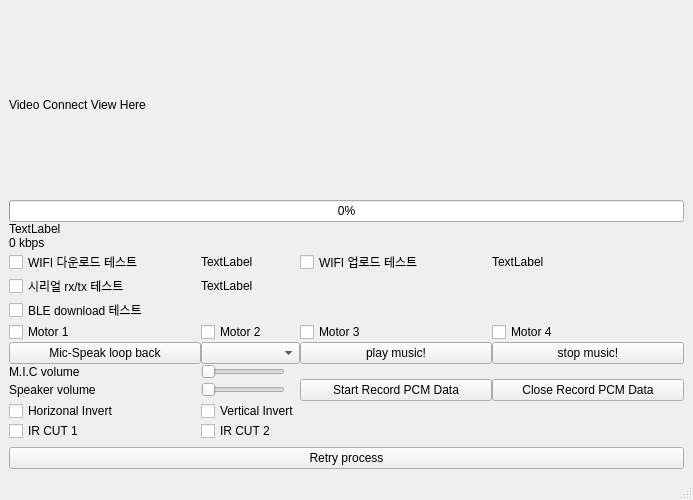
<?xml version="1.0" encoding="UTF-8"?>
<ui version="4.0">
 <class>MdiChild</class>
 <widget class="QMainWindow" name="MdiChild">
  <property name="geometry">
   <rect>
    <x>0</x>
    <y>0</y>
    <width>693</width>
    <height>500</height>
   </rect>
  </property>
  <property name="windowTitle">
   <string>MainWindow</string>
  </property>
  <widget class="QWidget" name="centralwidget">
   <layout class="QVBoxLayout" name="verticalLayout_2">
    <item>
     <layout class="QVBoxLayout" name="verticalLayout">
      <property name="spacing">
       <number>0</number>
      </property>
      <property name="sizeConstraint">
       <enum>QLayout::SetMaximumSize</enum>
      </property>
      <item>
       <layout class="QHBoxLayout" name="horizontalLayout">
        <item>
         <widget class="QLabel" name="label">
          <property name="sizePolicy">
           <sizepolicy hsizetype="Expanding" vsizetype="Expanding">
            <horstretch>0</horstretch>
            <verstretch>0</verstretch>
           </sizepolicy>
          </property>
          <property name="maximumSize">
           <size>
            <width>640</width>
            <height>360</height>
           </size>
          </property>
          <property name="lineWidth">
           <number>1</number>
          </property>
          <property name="text">
           <string>Video Connect View Here</string>
          </property>
          <property name="scaledContents">
           <bool>true</bool>
          </property>
         </widget>
        </item>
        <item>
         <widget class="QCustomPlot" name="soundPlotChart" native="true">
          <property name="maximumSize">
           <size>
            <width>480</width>
            <height>320</height>
           </size>
          </property>
         </widget>
        </item>
        <item>
         <widget class="QCustomPlot" name="soundPlotChart2" native="true">
          <property name="maximumSize">
           <size>
            <width>480</width>
            <height>320</height>
           </size>
          </property>
         </widget>
        </item>
       </layout>
      </item>
      <item>
       <widget class="QProgressBar" name="progressBar">
        <property name="maximum">
         <number>65535</number>
        </property>
        <property name="value">
         <number>24</number>
        </property>
       </widget>
      </item>
      <item>
       <widget class="QLabel" name="statusLabel">
        <property name="text">
         <string>TextLabel</string>
        </property>
       </widget>
      </item>
      <item>
       <layout class="QGridLayout" name="gridLayout" rowstretch="0,0,0,0,0,0,0,0,0,0" columnstretch="0,0,0,0" rowminimumheight="0,0,0,0,0,0,0,0,0,0">
        <item row="1" column="0">
         <widget class="QCheckBox" name="chkboxDownloadTest">
          <property name="enabled">
           <bool>true</bool>
          </property>
          <property name="text">
           <string>WIFI 다운로드 테스트</string>
          </property>
         </widget>
        </item>
        <item row="7" column="1">
         <widget class="QSlider" name="speakerSlider">
          <property name="sizePolicy">
           <sizepolicy hsizetype="Fixed" vsizetype="Fixed">
            <horstretch>0</horstretch>
            <verstretch>0</verstretch>
           </sizepolicy>
          </property>
          <property name="minimum">
           <number>-100</number>
          </property>
          <property name="maximum">
           <number>100</number>
          </property>
          <property name="value">
           <number>-100</number>
          </property>
          <property name="orientation">
           <enum>Qt::Horizontal</enum>
          </property>
         </widget>
        </item>
        <item row="9" column="1">
         <widget class="QCheckBox" name="chkIrCut2">
          <property name="text">
           <string>IR CUT 2</string>
          </property>
         </widget>
        </item>
        <item row="1" column="1">
         <widget class="QLabel" name="downloadBandwidth">
          <property name="text">
           <string>TextLabel</string>
          </property>
         </widget>
        </item>
        <item row="5" column="3">
         <widget class="QPushButton" name="stopPcm">
          <property name="text">
           <string>stop music!</string>
          </property>
         </widget>
        </item>
        <item row="1" column="2">
         <widget class="QCheckBox" name="chkboxUploadTest">
          <property name="text">
           <string>WIFI 업로드 테스트</string>
          </property>
         </widget>
        </item>
        <item row="9" column="0">
         <widget class="QCheckBox" name="chkIrCut1">
          <property name="text">
           <string>IR CUT 1</string>
          </property>
         </widget>
        </item>
        <item row="8" column="1">
         <widget class="QCheckBox" name="chkVerticalInvert">
          <property name="text">
           <string>Vertical Invert</string>
          </property>
         </widget>
        </item>
        <item row="6" column="1">
         <widget class="QSlider" name="micSlider">
          <property name="sizePolicy">
           <sizepolicy hsizetype="Fixed" vsizetype="Fixed">
            <horstretch>0</horstretch>
            <verstretch>0</verstretch>
           </sizepolicy>
          </property>
          <property name="maximum">
           <number>45</number>
          </property>
          <property name="value">
           <number>0</number>
          </property>
          <property name="orientation">
           <enum>Qt::Horizontal</enum>
          </property>
         </widget>
        </item>
        <item row="0" column="0" colspan="4">
         <widget class="QLabel" name="recvBandwidth">
          <property name="sizePolicy">
           <sizepolicy hsizetype="Preferred" vsizetype="Preferred">
            <horstretch>4</horstretch>
            <verstretch>0</verstretch>
           </sizepolicy>
          </property>
          <property name="text">
           <string>0 kbps</string>
          </property>
         </widget>
        </item>
        <item row="8" column="0">
         <widget class="QCheckBox" name="chkHorizonalInvert">
          <property name="text">
           <string>Horizonal Invert</string>
          </property>
         </widget>
        </item>
        <item row="5" column="2">
         <widget class="QPushButton" name="playPcm">
          <property name="text">
           <string>play music!</string>
          </property>
         </widget>
        </item>
        <item row="2" column="0">
         <widget class="QCheckBox" name="chkboxSerialTest">
          <property name="text">
           <string>시리얼 rx/tx 테스트</string>
          </property>
         </widget>
        </item>
        <item row="3" column="0">
         <widget class="QCheckBox" name="checkBox_4">
          <property name="text">
           <string>BLE download 테스트</string>
          </property>
         </widget>
        </item>
        <item row="5" column="0">
         <widget class="QPushButton" name="pushButton">
          <property name="text">
           <string>Mic-Speak loop back</string>
          </property>
         </widget>
        </item>
        <item row="2" column="1">
         <widget class="QLabel" name="serialDownloadBps">
          <property name="text">
           <string>TextLabel</string>
          </property>
         </widget>
        </item>
        <item row="7" column="0">
         <widget class="QLabel" name="speakerVolume">
          <property name="text">
           <string>Speaker volume</string>
          </property>
         </widget>
        </item>
        <item row="1" column="3">
         <widget class="QLabel" name="uploadBandwidth">
          <property name="text">
           <string>TextLabel</string>
          </property>
         </widget>
        </item>
        <item row="6" column="0">
         <widget class="QLabel" name="micVolume">
          <property name="text">
           <string>M.I.C volume</string>
          </property>
         </widget>
        </item>
        <item row="4" column="0">
         <widget class="QCheckBox" name="motor1">
          <property name="text">
           <string>Motor 1</string>
          </property>
         </widget>
        </item>
        <item row="4" column="1">
         <widget class="QCheckBox" name="motor2">
          <property name="text">
           <string>Motor 2</string>
          </property>
         </widget>
        </item>
        <item row="4" column="2">
         <widget class="QCheckBox" name="motor3">
          <property name="text">
           <string>Motor 3</string>
          </property>
         </widget>
        </item>
        <item row="4" column="3">
         <widget class="QCheckBox" name="motor4">
          <property name="text">
           <string>Motor 4</string>
          </property>
         </widget>
        </item>
        <item row="7" column="2">
         <widget class="QPushButton" name="startRecordButton">
          <property name="text">
           <string>Start Record PCM Data</string>
          </property>
         </widget>
        </item>
        <item row="7" column="3">
         <widget class="QPushButton" name="closeRecordButton">
          <property name="text">
           <string>Close Record PCM Data</string>
          </property>
         </widget>
        </item>
        <item row="5" column="1">
         <widget class="QComboBox" name="comboBoxPlayList"/>
        </item>
       </layout>
      </item>
     </layout>
    </item>
    <item>
     <widget class="QPushButton" name="retryButton">
      <property name="text">
       <string>Retry process</string>
      </property>
     </widget>
    </item>
   </layout>
  </widget>
  <widget class="QMenuBar" name="menubar">
   <property name="geometry">
    <rect>
     <x>0</x>
     <y>0</y>
     <width>693</width>
     <height>21</height>
    </rect>
   </property>
  </widget>
  <widget class="QStatusBar" name="statusbar"/>
 </widget>
 <customwidgets>
  <customwidget>
   <class>QCustomPlot</class>
   <extends>QWidget</extends>
   <header location="global">qcustomplot.h</header>
   <container>1</container>
  </customwidget>
 </customwidgets>
 <resources/>
 <connections/>
</ui>
